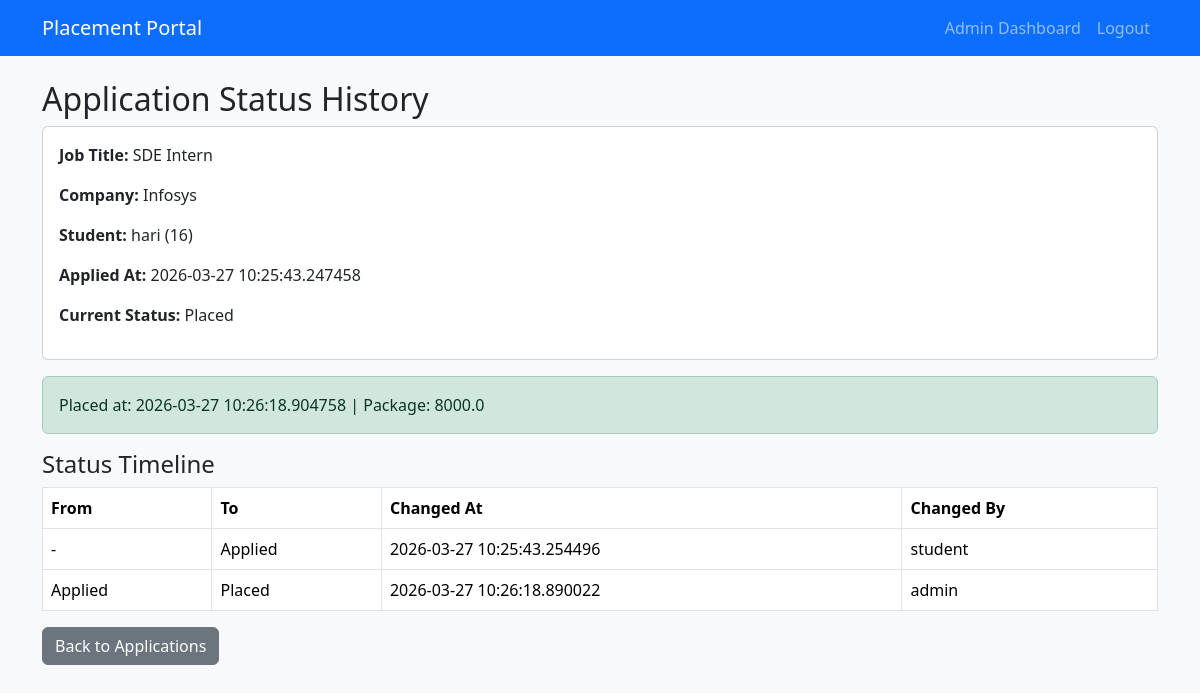
The page /admin/applications/2/history (signed in) on the database its author committed.
### models.py (models this page shows)
class PlacementDrive(db.Model):
    __tablename__ = "placement_drives"
    id = db.Column(db.Integer, primary_key=True)
    company_id = db.Column(db.Integer, db.ForeignKey("companies.id"), nullable=False)
    job_title = db.Column(db.String(150), nullable=False)
    job_description = db.Column(db.Text, nullable=False)
    eligibility_criteria = db.Column(db.Text)
    min_cgpa = db.Column(db.Float, nullable=False)
    deadline = db.Column(db.Date, nullable=False)
    status = db.Column(
        db.String(20), default="Pending"
    )  # Pending / Approved / Closed / Rejected
    required_skills = db.Column(db.Text)
    experience_required = db.Column(db.String(100))
    salary_range = db.Column(db.String(100))
    applications = db.relationship("Application", backref="drive", lazy=True)

class Company(db.Model):
    __tablename__ = "companies"
    id = db.Column(db.Integer, db.ForeignKey("users.id"), primary_key=True)
    company_name = db.Column(db.String(150), nullable=False)
    hr_contact_name = db.Column(db.String(120), nullable=False)
    hr_contact_email = db.Column(db.String(120), nullable=False)
    hr_contact_phone = db.Column(db.String(20))
    website = db.Column(db.String(255))
    industry = db.Column(db.String(100))
    approval_status = db.Column(db.String(20), default="Pending")  # Pending / Approved / Rejected
    drives = db.relationship("PlacementDrive", backref="company", lazy=True)

class Student(db.Model):
    __tablename__ = "students"
    id = db.Column(db.Integer, db.ForeignKey("users.id"), primary_key=True)
    name = db.Column(db.String(120), nullable=False)
    roll_no = db.Column(db.String(50), unique=True, nullable=False)
    phone = db.Column(db.String(20), nullable=False)
    department = db.Column(db.String(100), nullable=False)
    cgpa = db.Column(db.Float, nullable=False)
    batch_year = db.Column(db.Integer, nullable=False)
    resume_filename = db.Column(db.String(255))
    applications = db.relationship("Application", backref="student", lazy=True)

class Application(db.Model):
    __tablename__ = "applications"
    id = db.Column(db.Integer, primary_key=True)
    student_id = db.Column(db.Integer, db.ForeignKey("students.id"), nullable=False)
    drive_id = db.Column(
        db.Integer, db.ForeignKey("placement_drives.id"), nullable=False
    )
    applied_at = db.Column(db.DateTime, default=datetime.utcnow)
    status = db.Column(
        db.String(20), default="Applied"
    )  # Applied / Shortlisted / Selected / Rejected
    __table_args__ = (
        db.UniqueConstraint(
            "student_id", "drive_id", name="uq_student_drive_application"
        ),
    )

class Placement(db.Model):
    __tablename__ = "placements"
    id = db.Column(db.Integer, primary_key=True)
    student_id = db.Column(db.Integer, db.ForeignKey("students.id"), nullable=False)
    application_id = db.Column(db.Integer, db.ForeignKey("applications.id"), unique=True, nullable=False)
    company_name = db.Column(db.String(150), nullable=False)
    job_title = db.Column(db.String(150), nullable=False)
    package = db.Column(db.Float)
    placed_at = db.Column(db.DateTime, default=datetime.utcnow)
    student = db.relationship("Student", backref="placements")
    application = db.relationship("Application", backref=db.backref("placement", uselist=False))

class ApplicationStatusHistory(db.Model):
    __tablename__ = "application_status_history"
    id = db.Column(db.Integer, primary_key=True)
    application_id = db.Column(
        db.Integer, db.ForeignKey("applications.id"), nullable=False, index=True
    )
    from_status = db.Column(db.String(20))
    to_status = db.Column(db.String(20), nullable=False)
    changed_by_user_id = db.Column(db.Integer, db.ForeignKey("users.id"))
    changed_by_role = db.Column(db.String(20))  # admin / company / student
    changed_at = db.Column(db.DateTime, default=datetime.utcnow, index=True)
    application = db.relationship(
        "Application", backref=db.backref("status_history", lazy=True)
    )

### admin_routes.py (the view)
@admin_bp.route("/applications/<int:application_id>/history")
@login_required
def application_history(application_id: int):
    application = Application.query.get_or_404(application_id)
    history = (
        ApplicationStatusHistory.query.filter_by(application_id=application.id)
        .order_by(ApplicationStatusHistory.changed_at.asc())
        .all()
    )
    placement = getattr(application, "placement", None)
    return render_template(
        "admin/application_history.html",
        application=application,
        history=history,
        placement=placement,
    )

### admin_routes.py (called while the page is built)
def admin_only():
    return current_user.is_authenticated and current_user.role == "admin"

@admin_bp.before_request
def restrict_admin_routes():
    if not admin_only():
        return "Access denied", 403

### models.py (called while the page is built)
@login_manager.user_loader
def load_user(user_id):
    return User.query.get(int(user_id))

### templates/admin/application_history.html
{% extends "base.html" %}
{% block content %}
<h2>Application Status History</h2>
<div class="card p-3 mb-3">
    <p><strong>Job Title:</strong> {{ application.drive.job_title }}</p>
    <p><strong>Company:</strong> {{ application.drive.company.company_name }}</p>
    <p><strong>Student:</strong> {{ application.student.name }} ({{ application.student.roll_no }})</p>
    <p><strong>Applied At:</strong> {{ application.applied_at }}</p>
    <p><strong>Current Status:</strong> {{ application.status }}</p>
</div>
{% if placement %}
<div class="alert alert-success">
    Placed at: {{ placement.placed_at }}{% if placement.package %} | Package: {{ placement.package }}{% endif %}
</div>
{% endif %}
<h4>Status Timeline</h4>
<table class="table table-bordered">
    <thead>
        <tr>
            <th>From</th>
            <th>To</th>
            <th>Changed At</th>
            <th>Changed By</th>
        </tr>
    </thead>
    <tbody>
        {% for h in history %}
        <tr>
            <td>{{ h.from_status or "-" }}</td>
            <td>{{ h.to_status }}</td>
            <td>{{ h.changed_at }}</td>
            <td>{{ h.changed_by_role or "-" }}</td>
        </tr>
        {% endfor %}
    </tbody>
</table>
<a href="{{ url_for('admin.applications') }}" class="btn btn-secondary">Back to Applications</a>
{% endblock %}

### templates/base.html (style rules this page uses)
.table-responsive-auto .table { min-width: 640px; margin-bottom: 0; }

### rows shown on the page
PlacementDrive: drive.job_title "SDE Intern"
Company: drive.company.company_name "Infosys"
Student: student.name "hari", student.roll_no "16"
Application: applied_at "2026-03-27 10:25:43.247458", status "Placed"
Placement: placed_at "2026-03-27 10:26:18.904758", package "8000.0"
ApplicationStatusHistory: from_status "-", to_status "Applied", changed_at "2026-03-27 10:25:43.254496", changed_by_role "student"
ApplicationStatusHistory: from_status "Applied", to_status "Placed", changed_at "2026-03-27 10:26:18.890022", changed_by_role "admin"
